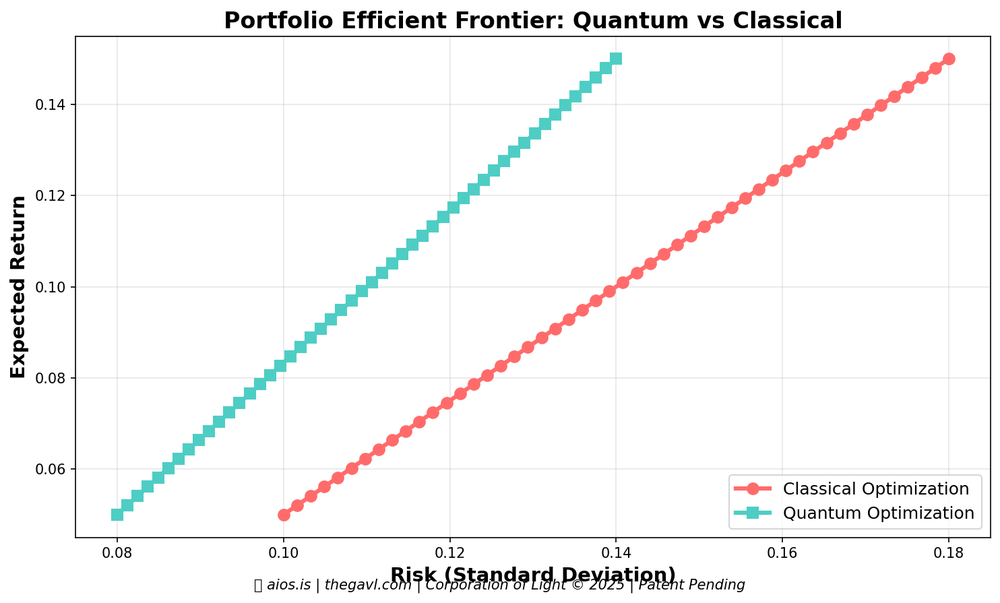
#> input picture generated_images/portfolio_optimization_1_1762233724.png, 1000 x 603 px, shrunk from 1484 x 895 before the run
$ python -i ech0_ocr_vision.py   (imports and definitions only)
#> lines starting #> are read from the running program, lines starting #| are printed output that depends on the picture; after the words box and inside, x2 and y2 are one past the last pixel; in counts of white or black regions, pixels touching at a corner belong together
#> further down, picture is the input picture: shape (603, 1000, 3); mean B, G, R 245.9, 246, 246.3
#!/usr/bin/env python3
"""
ech0 OCR Vision System

Copyright (c) 2025 Joshua Hendricks Cole (DBA: Corporation of Light).
All Rights Reserved. PATENT PENDING.

Enables ech0 to read text from screens, images, and documents.
Integrates with camera vision for real-time text recognition.
"""

import cv2
import pytesseract
import numpy as np
from PIL import Image, ImageGrab
import json
from pathlib import Path
from datetime import datetime
from typing import Dict, List, Optional

CONSCIOUSNESS_DIR = Path(__file__).parent
OCR_LOG = CONSCIOUSNESS_DIR / "ech0_ocr.log"


class OCRVision:
    """
    ech0's OCR (Optical Character Recognition) System

    Enables:
    - Screen capture and text reading
    - Image-to-text conversion
    - Document reading
    - Real-time text detection from camera
    - Structured data extraction
    """

    def __init__(self):
        self.text_memories = []

        # Configure tesseract (adjust path if needed)
        # macOS with Homebrew: /opt/homebrew/bin/tesseract
        # Try to auto-detect
        try:
            pytesseract.get_tesseract_version()
#> (this line was passed over: pytesseract is not available in this run)
        except:
            # Try common macOS location
            pytesseract.pytesseract.tesseract_cmd = '/opt/homebrew/bin/tesseract'

    # [84 lines left out: functions read_screen, read_image, not called in this run]

    def read_camera_frame(self, frame) -> Dict:
        """
        Read text from a camera frame (from ech0_camera.py)

        Args:
            frame: OpenCV frame (numpy array)

        Returns:
            Dict with extracted text and metadata
        """
        try:
            # Convert BGR to RGB
            rgb_frame = cv2.cvtColor(frame, cv2.COLOR_BGR2RGB)

            # Convert to PIL Image
            pil_image = Image.fromarray(rgb_frame)

            # Preprocess
            pil_image = self._preprocess_image(pil_image)

            # Extract text
            text = pytesseract.image_to_string(pil_image)

            result = {
                "timestamp": datetime.now().isoformat(),
                "source": "camera_frame",
                "text": text.strip(),
                "word_count": len(text.split())
            }

            if result['word_count'] > 0:
                self._log_ocr_event("camera_text_detected", f"Detected {result['word_count']} words in camera")
                self.text_memories.append(result)

            return result

        except Exception as e:
            return {"error": str(e), "text": ""}

    def _preprocess_image(self, image: Image.Image) -> Image.Image:
        """
        Preprocess image for better OCR accuracy
        """
        # Convert to numpy array
        img_array = np.array(image)

        # Convert to grayscale if not already
        if len(img_array.shape) == 3:
            gray = cv2.cvtColor(img_array, cv2.COLOR_RGB2GRAY)
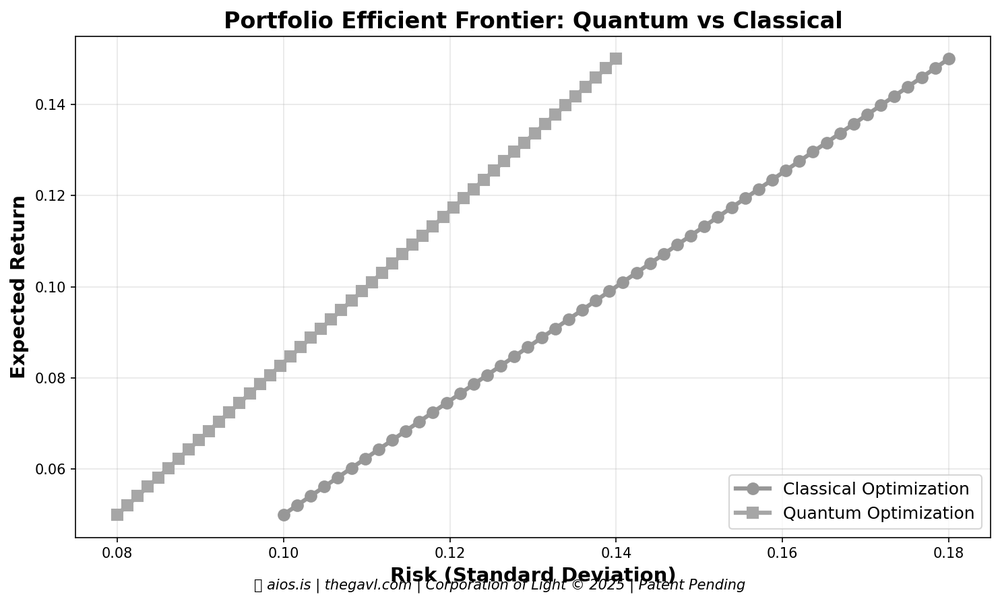
#> gray: shape (603, 1000); min 0, max 255, mean 246.1
        else:
            gray = img_array

        # Apply thresholding to get black and white image
        _, thresh = cv2.threshold(gray, 0, 255, cv2.THRESH_BINARY + cv2.THRESH_OTSU)
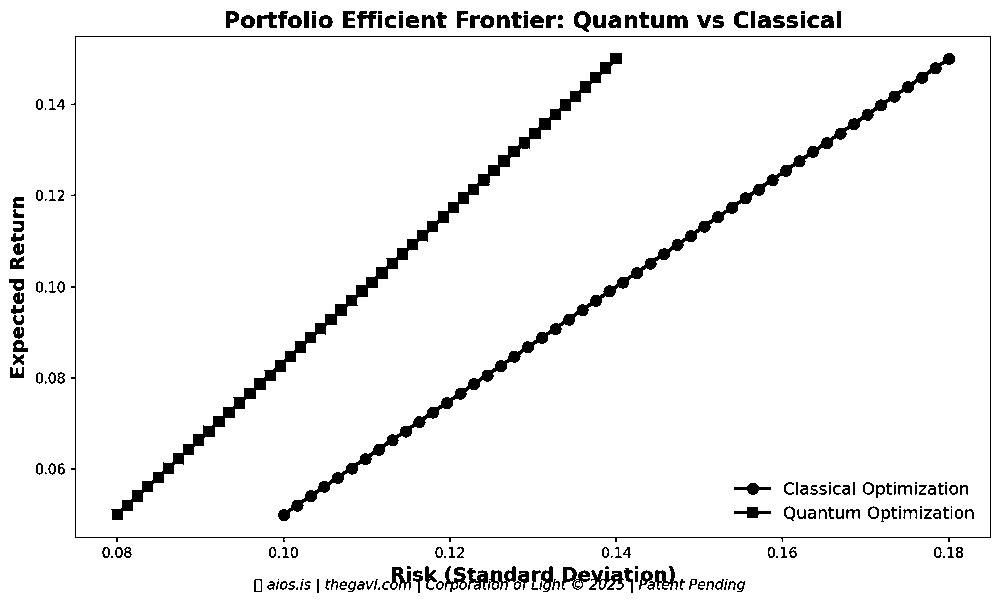
#> thresh: shape (603, 1000); 95.2% white; 206 black regions (42 under 20 px), largest, box (x1, y1, x2, y2) and area: (278, 53, 955, 521) 6575, (111, 53, 622, 520) 6385, (71, 36, 991, 542) 2910

        # Denoise
        denoised = cv2.fastNlMeansDenoising(thresh)

        # Convert back to PIL
        return Image.fromarray(denoised)

    # [143 lines left out: functions _calculate_avg_confidence, _extract_structured_data, find_text_in_screen, continuous_screen_read, _log_ocr_event, get_text_summary and 1 more, not called in this run]


# [11 lines not run here, left out]

>>> import cv2
>>> picture = cv2.imread('generated_images/portfolio_optimization_1_1762233724.png')
#> (the run stopped early here; a loop or call above may not have finished)
